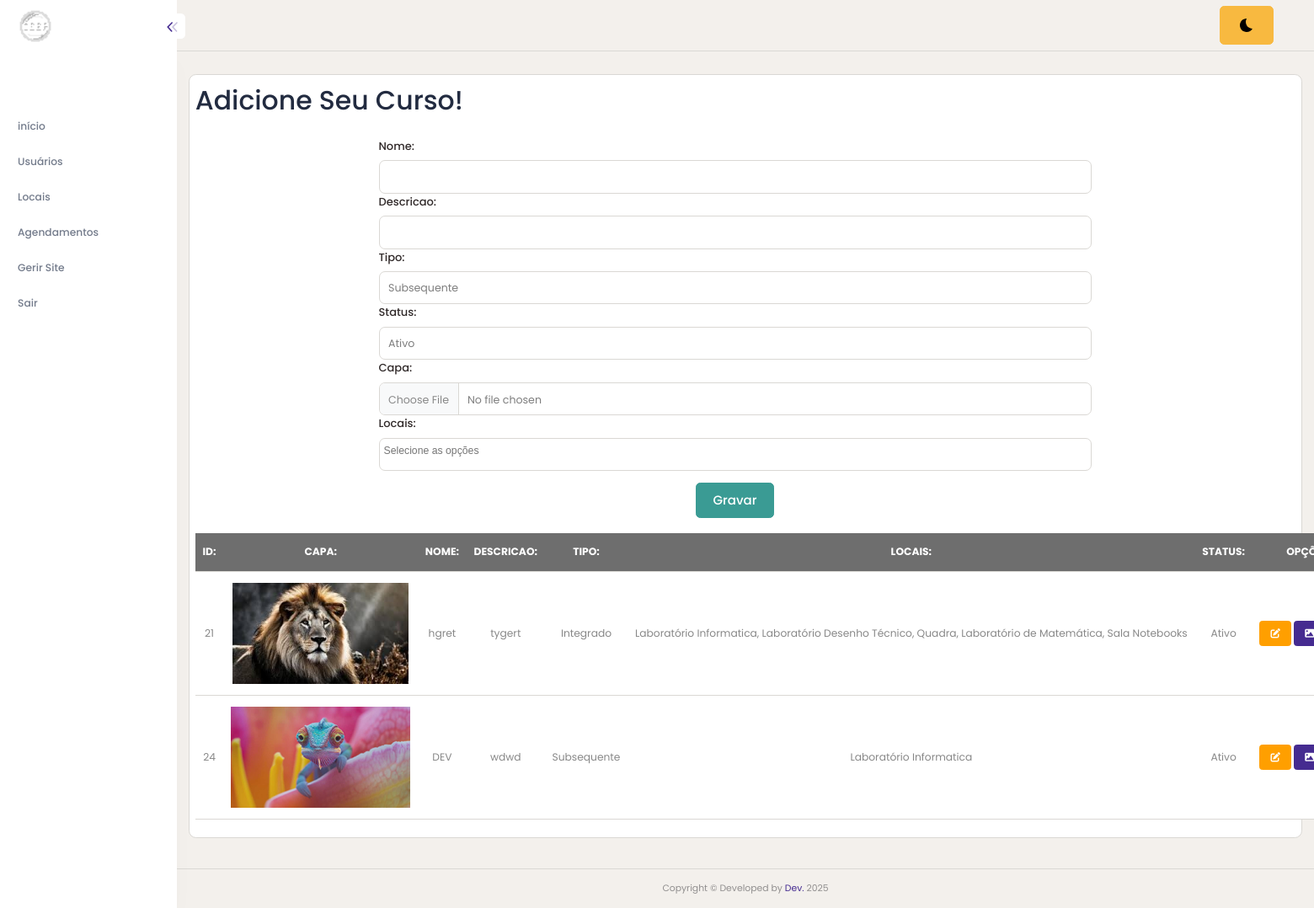
/cursos-cadastro.php (signed in), run on the app's committed database.
### tables this page shows
CREATE TABLE `cursos` (
  `id` int(11) NOT NULL,
  `nome` varchar(100) DEFAULT NULL,
  `descricao` text DEFAULT NULL,
  `tipo` tinyint(1) DEFAULT NULL,
  `status` tinyint(1) DEFAULT NULL,
  `imagem` text DEFAULT NULL,
  `locais_ids` varchar(100) NOT NULL
);

### cursos-cadastro.php (the view, shortened to what this page needs)
<!DOCTYPE html>
<html lang="pt-BR">
<head>
    <link href="https://cdn.jsdelivr.net/npm/select2@4.1.0-rc.0/dist/css/select2.min.css" rel="stylesheet" />
    <link href="https://cdn.jsdelivr.net/npm/select2@4.1.0-rc.0/dist/css/select2.min.css" rel="stylesheet" />
    <link href="https://cdn.jsdelivr.net/npm/@ttskch/select2-bootstrap4-theme@1.5.2/dist/select2-bootstrap4.min.css"
        rel="stylesheet" />
    <?php include("app-header.php"); ?>
</head>
<body>
    <?php include("app-lateral.php"); ?>
    <div class="content-body" style="min-height: 899px;">
        <div class="container-fluid">
            <div class="row">
                <div class="card p-2">
                    <h1>Adicione Seu Curso!</h1>
                    <div class="row mt-3 ">
                        <form action="cursos-acao.php" method="post" class="row" enctype="multipart/form-data">
                            <div class="offset-2 col-8">
                                <label for="nome" class="form-label">Nome:</label>
                                <input type="text" class="form-control" id="nome" name="txtNome"
                                    value="<?php echo $dados['nome'] ?? ''; ?>">
                            </div>
                            <div class="offset-2 col-8">
                                <label for="descricao" class="form-label">Descricao:</label>
                                <input type="text" class="form-control" id="descricao" name="txtDescricao"
                                    value="<?php echo $dados['descricao'] ?? ''; ?>">
                            </div>
                            <div class="offset-2 col-8">
                                <label for="tipo" class="form-label">Tipo:</label>
                                <select type="text" class="form-control" id="tipo" name="txtTipo">
                                    <option value="1" <?php if (($dados['tipo'] ?? '') == 1)
                                        echo 'selected'; ?>>
                                        Subsequente</option>
                                </select>
                            </div>
                            <div class="offset-2 col-8">
                                <label for="status" class="form-label">Status:</label>
                                <select type="text" class="form-control" id="status" name="txtStatus">
                                    <option value="1" <?php if (($dados['status'] ?? '') == 1)
                                        echo 'selected'; ?>>Ativo
                                    </option>
                                </select>
                            </div>
                            <div class="offset-2 col-8">
                                <label for="imagem" class="form-label">Capa:</label>
                                <input type="file" class="form-control" id="imagem" name="txtImagem"
                                    value="<?php echo $dados['imagem'] ?? ''; ?>">
                            </div>
                            <div class="offset-2 col-8">
                                <label for="meuSelect" class="form-label">Locais:</label>
                            </div>
                            <div class="col-12 text-center">
                                <input value="Gravar" type="submit" class="btn btn-success mt-3">
                            </div> <br>
                        </form>
                    </div> <br>
                    <div class="text-center">
                        <table class="table ">
                            <tr class="table-dark">
                                <th>ID:</th>
                                <th>CAPA:</th>
                                <th>NOME:</th>
                                <th>DESCRICAO:</th>
                                <th>TIPO:</th>
                                <th>LOCAIS:</th>
                                <th>STATUS:</th>
                                <th>OPÇÕES:</th>
                            </tr>
                            <?php
                            $sql = $conn->prepare(" SELECT * from CURSOS;");
                            $sql->execute();
                            while ($dados = $sql->fetch()) {
                                ?>
                                <tr>
                                    <td>
                                        <?php echo $dados['id'] ?>
                                    </td>
                                    <td style="width: 150px;">
                                        <?php echo "<img src='uploads/" . ($dados['imagem'] ?? '') . "' class='imgBorda' height='120px'>"; ?>
                                    </td>
                                    <td>
                                        <?php echo $dados['nome'] ?>
                                    </td>
                                    <td>
                                        <?php echo $dados['descricao'] ?>
                                    </td>
                                    <td>
                                        <?php
                                        if ($dados['tipo'] == 1) {
                                            echo "Subsequente";
                                        } else {
                                            echo "Integrado";
                                        }
                                        ?>
                                    </td>
                                    <td>
                                        <?php
                                        $locaisNomes = [];
                                        if (!empty($dados['locais_ids'])) {
                                            $ids = explode(',', $dados['locais_ids']);
                                            $placeholders = implode(',', array_fill(0, count($ids), '?'));
                                            $stmtLocais = $conn->prepare("SELECT nome FROM locais WHERE id IN ($placeholders)");
                                            $stmtLocais->execute($ids);
                                            while ($rowLocal = $stmtLocais->fetch()) {
                                                $locaisNomes[] = $rowLocal['nome'];
                                            }
                                        }
                                        echo implode(', ', $locaisNomes);
                                        ?>
                                    </td>
                                    <td>
                                        <?php
                                        if ($dados['status'] == 1) {
                                            echo "Ativo";
                                        } else {
                                            echo "Desativo";
                                        }
                                        ?>
                                    </td>
                                    <td class="text-center">
                                        <a href="cursos-editar.php?id=<?php echo $dados['id']; ?>"
                                            class="btn btn-warning btn-sm"><i class="fa-solid fa-pen-to-square"></i></a>
                                        <a href="#" class="btn btn-primary btn-sm" data-bs-toggle="modal"
                                            data-bs-target="#modalFotos" data-album-id="<?php echo $dados['id']; ?>">
                                            <i class="fa-solid fa-image"></i>
                                        </a>
                                    </td>
                                </tr>
                            <?php } ?>
                        </table>
                    </div>
                </div>
            </div>
        </div>
    </div>
    <?php include("app-footer.php"); ?>
</body>
</html>

### data on the page
cursos: id "21", imagem (picture), nome "hgret", descricao "tygert", tipo "Integrado", locaisNomes "Laboratório Informatica, Laboratório Desenho Técnico, Quadra, Laboratório de Matemática, Sala Notebooks", status "Ativo"
cursos: id "24", imagem (picture), nome "DEV", descricao "wdwd", tipo "Subsequente", locaisNomes "Laboratório Informatica", status "Ativo"
